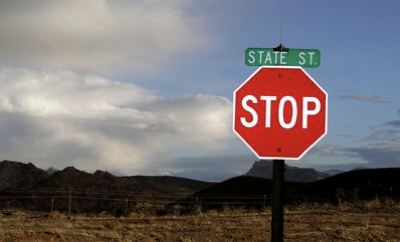
#> input picture Linear Filters/road75.png, 400 x 242 px, found by its file name
$ python 210175C.py
#> lines starting #> are read from the running program, lines starting #| are printed output that depends on the picture; long printed decimals are rounded
import cv2
import numpy as np

image_path = r"E:\UOM\Image Processing\Quiz\road75.png"
image = cv2.imread(image_path)
#> image is the input picture: shape (242, 400, 3); mean B, G, R 113.8, 112.2, 119.1

if image is None:
    print(f"Error: Could not load image at {image_path}")
else:
    image_rgb = cv2.cvtColor(image, cv2.COLOR_BGR2RGB)

R = image_rgb[:, :, 0]
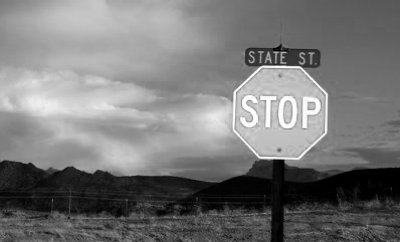
#> R: shape (242, 400); min 0, max 255, mean 119.1
G = image_rgb[:, :, 1]
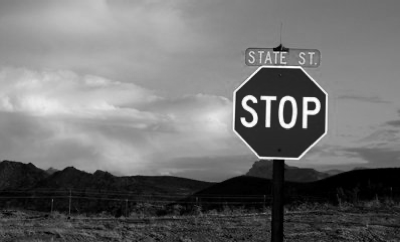
#> G: shape (242, 400); min 0, max 255, mean 112.2
B = image_rgb[:, :, 2]
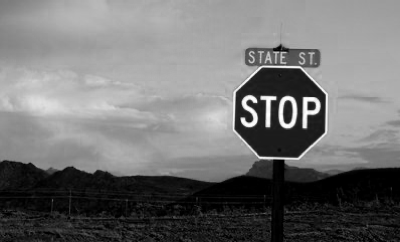
#> B: shape (242, 400); min 0, max 255, mean 113.8

grayscale_image = (0.299 * R + 0.587 * G + 0.114 * B).astype(np.uint8)
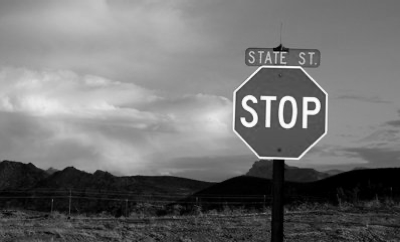
#> grayscale_image: shape (242, 400); min 0, max 254, mean 113.9

min = np.min(grayscale_image)
#> min = 0
max = np.max(grayscale_image)
#> max = 254

constrast_enhanced_image = ((grayscale_image - min) / (max - min) * 255).astype(np.uint8)

cv2.imwrite("original.jpg", constrast_enhanced_image)

filter_A = np.array([[0,-1,-1,-1,0],[-1,2,2,2,-1],[-1,2,8,2,-1],[-1,2,2,2,-1],[0,-1,-1,-1,0]])
filter_B = np.array([[1,4,6,4,1],[4,16,24,16,4],[6,24,36,24,6],[4,16,24,16,4],[1,4,6,4,1]])
filter_C = np.array([[5,5,5,5,5],[5,5,5,5,5],[5,5,5,5,5],[5,5,5,5,5],[5,5,5,5,5]])
filter_D = np.array([[0,-1,-1,-1,0],[-1,2,2,2,-1],[-1,2,16,2,-1],[-1,2,2,2,-1],[0,-1,-1,-1,0]])


def normalize_filter(filter):
    filter_sum = np.sum(filter)
    if filter_sum != 0:
        filter = filter / filter_sum
    return filter

filter_A = normalize_filter(filter_A)
filter_B = normalize_filter(filter_B)
filter_C = normalize_filter(filter_C)
filter_D = normalize_filter(filter_D)

def apply_filter(image, filter_matrix, filter_name):
    # Get the dimensions of the image and filter
    image_height, image_width = image.shape
    filter_size = filter_matrix.shape[0]


    padding_size = filter_size // 2

    # Pad the image with black pixels (zero padding)
    padded_image = np.pad(image, padding_size, mode='constant', constant_values=0)

    # Prepare the output image (same size as the input image)
    output_image = np.zeros_like(image)

    # Apply the filter to the image
    for i in range(image_height):
        for j in range(image_width):
            # Extract the region of the padded image that corresponds to the filter
            region = padded_image[i:i+filter_size, j:j+filter_size]

            # Apply the filter (element-wise multiplication followed by sum)
            output_value = np.sum(region * filter_matrix)

            # Assign the result to the output image
            output_image[i, j] = output_value

    # Clip the output values to be in the valid range (0 to 255) for image pixels
    output_image = np.clip(output_image, 0, 255).astype(np.uint8)

    # Save the result
    output_filename = f"{filter_name}.jpg"
    cv2.imwrite(output_filename, output_image)

    # Return the processed image
    return output_image

def compute_rms_difference(image1, image2):
    array1 = np.array(image1)
    array2 = np.array(image2)
    diff = np.sqrt(np.mean((array1 - array2) ** 2))
    return diff


filtered_image_A = apply_filter(constrast_enhanced_image, filter_A, "filter_A")
#> in apply_filter, `padded_image = np.pad(image, padding_size, mode='constant', constant_v..`:
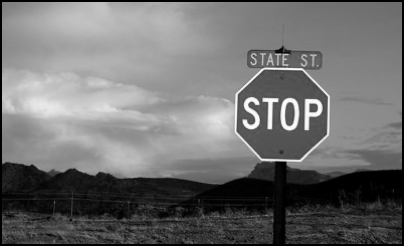
#> padded_image: shape (246, 404); min 0, max 255, mean 111
#> after the loop in apply_filter, `for i in range(image_height):`:
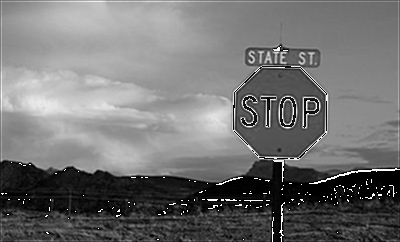
#> output_image: shape (242, 400); min 0, max 255, mean 113.7
filtered_image_B = apply_filter(constrast_enhanced_image, filter_B, "filter_B")
#> call 2 of apply_filter, with filter_matrix = array of shape (5, 5), filter_name = 'filter_B'
#> after the loop in apply_filter (call 2), `for i in range(image_height):`:
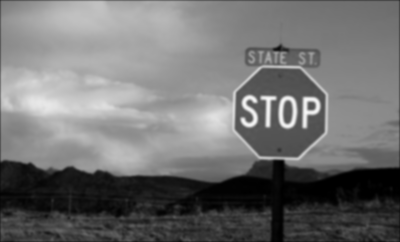
#> output_image: shape (242, 400); min 0, max 247, mean 112.9
filtered_image_C = apply_filter(constrast_enhanced_image, filter_C, "filter_C")
filtered_image_D = apply_filter(constrast_enhanced_image, filter_D, "filter_D")

rms_A = compute_rms_difference(constrast_enhanced_image, filtered_image_A)
#> in compute_rms_difference, `diff = np.sqrt(np.mean((array1 - array2) ** 2))`: diff = 3.9
#> rms_A = 3.9
rms_B = compute_rms_difference(constrast_enhanced_image, filtered_image_B)
#> rms_B = 4.29
rms_C = compute_rms_difference(constrast_enhanced_image, filtered_image_C)
#> rms_C = 4.92
rms_D = compute_rms_difference(constrast_enhanced_image, filtered_image_D)
#> rms_D = 3.02

print(f"RMS Difference for Filter A: {rms_A}")
#| RMS Difference for Filter A: 3.896
print(f"RMS Difference for Filter B: {rms_B}")
#| RMS Difference for Filter B: 4.290
print(f"RMS Difference for Filter C: {rms_C}")
#| RMS Difference for Filter C: 4.916
print(f"RMS Difference for Filter D: {rms_D}")
#| RMS Difference for Filter D: 3.018
